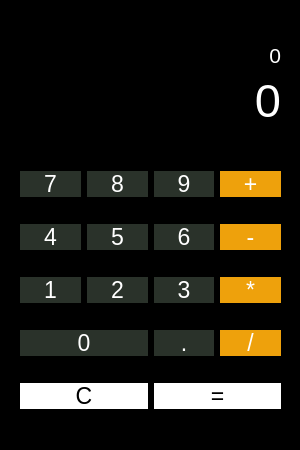
<?xml version="1.0" encoding="UTF-8"?>
<ui version="4.0">
 <class>widget</class>
 <widget class="QWidget" name="widget">
  <property name="geometry">
   <rect>
    <x>0</x>
    <y>0</y>
    <width>300</width>
    <height>450</height>
   </rect>
  </property>
  <property name="windowTitle">
   <string>Form</string>
  </property>
  <property name="styleSheet">
   <string notr="true">background-color: black;</string>
  </property>
  <widget class="QLabel" name="main_label">
   <property name="geometry">
    <rect>
     <x>20</x>
     <y>70</y>
     <width>261</width>
     <height>61</height>
    </rect>
   </property>
   <property name="font">
    <font>
     <pointsize>35</pointsize>
    </font>
   </property>
   <property name="styleSheet">
    <string notr="true">color: white;</string>
   </property>
   <property name="text">
    <string>0</string>
   </property>
   <property name="alignment">
    <set>Qt::AlignRight|Qt::AlignTrailing|Qt::AlignVCenter</set>
   </property>
  </widget>
  <widget class="QLabel" name="main_label_2">
   <property name="geometry">
    <rect>
     <x>20</x>
     <y>30</y>
     <width>261</width>
     <height>51</height>
    </rect>
   </property>
   <property name="font">
    <font>
     <pointsize>16</pointsize>
    </font>
   </property>
   <property name="styleSheet">
    <string notr="true">color: white;</string>
   </property>
   <property name="text">
    <string>0</string>
   </property>
   <property name="alignment">
    <set>Qt::AlignRight|Qt::AlignTrailing|Qt::AlignVCenter</set>
   </property>
  </widget>
  <widget class="QWidget" name="gridLayoutWidget">
   <property name="geometry">
    <rect>
     <x>20</x>
     <y>150</y>
     <width>261</width>
     <height>281</height>
    </rect>
   </property>
   <layout class="QGridLayout" name="gridLayout">
    <item row="1" column="0">
     <widget class="QPushButton" name="button_4">
      <property name="font">
       <font>
        <pointsize>17</pointsize>
       </font>
      </property>
      <property name="styleSheet">
       <string notr="true">background-color: #2A322A;
color: white;
border-radius:15px</string>
      </property>
      <property name="text">
       <string>4</string>
      </property>
     </widget>
    </item>
    <item row="3" column="2">
     <widget class="QPushButton" name="button_dot">
      <property name="font">
       <font>
        <pointsize>17</pointsize>
       </font>
      </property>
      <property name="styleSheet">
       <string notr="true">background-color: #2A322A;
color: white;
border-radius:15px</string>
      </property>
      <property name="text">
       <string>.</string>
      </property>
     </widget>
    </item>
    <item row="0" column="2">
     <widget class="QPushButton" name="button_9">
      <property name="font">
       <font>
        <pointsize>17</pointsize>
       </font>
      </property>
      <property name="styleSheet">
       <string notr="true">background-color: #2A322A;
color: white;
border-radius:15px</string>
      </property>
      <property name="text">
       <string>9</string>
      </property>
     </widget>
    </item>
    <item row="1" column="1">
     <widget class="QPushButton" name="button_5">
      <property name="font">
       <font>
        <pointsize>17</pointsize>
       </font>
      </property>
      <property name="styleSheet">
       <string notr="true">background-color: #2A322A;
color: white;
border-radius:15px</string>
      </property>
      <property name="text">
       <string>5</string>
      </property>
     </widget>
    </item>
    <item row="0" column="3">
     <widget class="QPushButton" name="button_plus">
      <property name="font">
       <font>
        <pointsize>17</pointsize>
       </font>
      </property>
      <property name="styleSheet">
       <string notr="true">background-color: #EEA10C;
color: white;
border-radius:15px</string>
      </property>
      <property name="text">
       <string>+</string>
      </property>
     </widget>
    </item>
    <item row="2" column="0">
     <widget class="QPushButton" name="button_1">
      <property name="font">
       <font>
        <pointsize>17</pointsize>
       </font>
      </property>
      <property name="styleSheet">
       <string notr="true">background-color: #2A322A;
color: white;
border-radius:15px</string>
      </property>
      <property name="text">
       <string>1</string>
      </property>
     </widget>
    </item>
    <item row="2" column="2">
     <widget class="QPushButton" name="button_3">
      <property name="font">
       <font>
        <pointsize>17</pointsize>
       </font>
      </property>
      <property name="styleSheet">
       <string notr="true">background-color: #2A322A;
color: white;
border-radius:15px</string>
      </property>
      <property name="text">
       <string>3</string>
      </property>
     </widget>
    </item>
    <item row="0" column="1">
     <widget class="QPushButton" name="button_8">
      <property name="font">
       <font>
        <pointsize>17</pointsize>
       </font>
      </property>
      <property name="styleSheet">
       <string notr="true">background-color: #2A322A;
color: white;
border-radius:15px</string>
      </property>
      <property name="text">
       <string>8</string>
      </property>
     </widget>
    </item>
    <item row="1" column="2">
     <widget class="QPushButton" name="button_6">
      <property name="font">
       <font>
        <pointsize>17</pointsize>
       </font>
      </property>
      <property name="styleSheet">
       <string notr="true">background-color: #2A322A;
color: white;
border-radius:15px</string>
      </property>
      <property name="text">
       <string>6</string>
      </property>
     </widget>
    </item>
    <item row="2" column="1">
     <widget class="QPushButton" name="button_2">
      <property name="font">
       <font>
        <pointsize>17</pointsize>
       </font>
      </property>
      <property name="styleSheet">
       <string notr="true">background-color: #2A322A;
color: white;
border-radius:15px</string>
      </property>
      <property name="text">
       <string>2</string>
      </property>
     </widget>
    </item>
    <item row="0" column="0">
     <widget class="QPushButton" name="button_7">
      <property name="font">
       <font>
        <pointsize>17</pointsize>
       </font>
      </property>
      <property name="styleSheet">
       <string notr="true">background-color: #2A322A;
color: white;
border-radius:15px</string>
      </property>
      <property name="text">
       <string>7</string>
      </property>
     </widget>
    </item>
    <item row="3" column="3">
     <widget class="QPushButton" name="button_divide">
      <property name="font">
       <font>
        <pointsize>17</pointsize>
       </font>
      </property>
      <property name="styleSheet">
       <string notr="true">background-color: #EEA10C;
color: white;
border-radius:15px</string>
      </property>
      <property name="text">
       <string>/</string>
      </property>
     </widget>
    </item>
    <item row="1" column="3">
     <widget class="QPushButton" name="button_minus">
      <property name="font">
       <font>
        <pointsize>17</pointsize>
       </font>
      </property>
      <property name="styleSheet">
       <string notr="true">background-color: #EEA10C;
color: white;
border-radius:15px</string>
      </property>
      <property name="text">
       <string>-</string>
      </property>
     </widget>
    </item>
    <item row="2" column="3">
     <widget class="QPushButton" name="button_multiply">
      <property name="font">
       <font>
        <pointsize>17</pointsize>
       </font>
      </property>
      <property name="styleSheet">
       <string notr="true">background-color: #EEA10C;
color: white;
border-radius:15px</string>
      </property>
      <property name="text">
       <string>*</string>
      </property>
     </widget>
    </item>
    <item row="3" column="0" colspan="2">
     <widget class="QPushButton" name="button_0">
      <property name="font">
       <font>
        <pointsize>17</pointsize>
       </font>
      </property>
      <property name="styleSheet">
       <string notr="true">background-color: #2A322A;
color: white;
border-radius:15px</string>
      </property>
      <property name="text">
       <string>0</string>
      </property>
     </widget>
    </item>
    <item row="4" column="0" colspan="2">
     <widget class="QPushButton" name="button_clear">
      <property name="font">
       <font>
        <pointsize>17</pointsize>
       </font>
      </property>
      <property name="styleSheet">
       <string notr="true">background-color: white;
color: back;
border-radius:15px</string>
      </property>
      <property name="text">
       <string>C</string>
      </property>
     </widget>
    </item>
    <item row="4" column="2" colspan="2">
     <widget class="QPushButton" name="button_equals">
      <property name="font">
       <font>
        <pointsize>17</pointsize>
       </font>
      </property>
      <property name="styleSheet">
       <string notr="true">background-color: white;
color: back;
border-radius:15px</string>
      </property>
      <property name="text">
       <string>=</string>
      </property>
     </widget>
    </item>
   </layout>
  </widget>
 </widget>
 <resources/>
 <connections/>
</ui>
